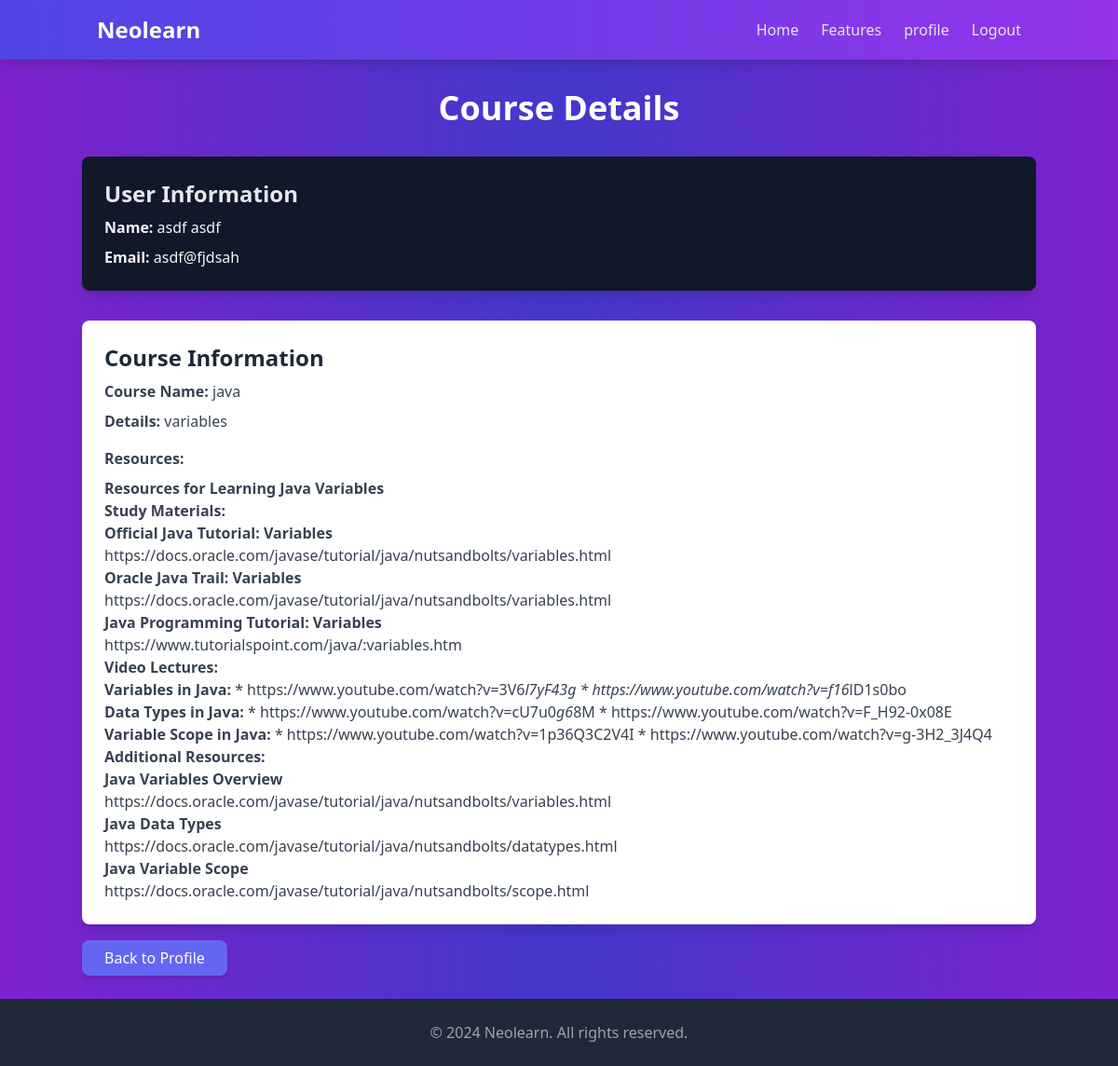
Page /course/15/ (signed in) on the committed database.
### core/models.py (models this page shows)
class UserDefinedCourse(models.Model):
    user = models.ForeignKey(User, on_delete=models.CASCADE, related_name='custom_courses')
    course_name = models.CharField(max_length=255)
    details = models.TextField()
    resources = models.TextField(blank=True, null=True)  # To store resources from Gemini AI
    created_at = models.DateTimeField(auto_now_add=True)

### core/views.py (the view)
# urls.py: path('course/<int:course_id>/', views.course_detail_view, name='course_detail_view'),
@login_required(login_url='login')
def course_detail_view(request, course_id):
    course = get_object_or_404(UserDefinedCourse, id=course_id, user=request.user)
    return render(request, 'course_detail.html', {'course': course, 'user': request.user})

### templates/course_detail.html (shortened to what this page needs)
<!DOCTYPE html>
<html lang="en">
<head>
    <script src="https://cdn.tailwindcss.com"></script>
</head>
<body class="bg-gradient-to-r from-purple-700 via-indigo-700 to-purple-700 text-white font-sans">
    <header class="bg-gradient-to-r from-indigo-600 to-purple-600 shadow-lg">
        <div class="container mx-auto px-4 py-4 flex justify-between items-center">
            <h1 class="text-2xl font-extrabold text-white">Neolearn</h1>
            <nav>
                <ul class="flex space-x-6">
                    <li><a href="{% url 'home' %}" class="text-gray-200 hover:text-white">Home</a></li>
                    <li><a href="{% url 'home' %}" class="text-gray-200 hover:text-white">Features</a></li>
                    {% if user.is_authenticated %}
                    <li><a href="{% url 'profile' %}" class="text-gray-200 hover:text-white">profile</a></li>
                    <li><a href="{% url 'logout' %}" class="text-gray-200 hover:text-white">Logout</a></li>
                    {% else %}
                    <a href="{% url 'register' %}" class="hover:underline block">Signup</a>
                    <li><a href="{% url 'login' %}" class="hover:underline block">Login</a></li>
                    {% endif %}
                </ul>
            </nav>
        </div>
    </header>
    <div class="container mx-auto py-8">
        <h1 class="text-4xl font-bold text-center text-white">Course Details</h1>
        <div class="mt-8 bg-gray-900 shadow-lg rounded-lg p-6">
            <h2 class="text-2xl font-semibold text-gray-200">User Information</h2>
            <p class="text-gray-100 mt-2"><strong>Name:</strong> {{ user.get_full_name }}</p>
            <p class="text-gray-100 mt-2"><strong>Email:</strong> {{ user.email }}</p>
        </div>
        <div class="mt-8 bg-white shadow-lg rounded-lg p-6">
            <h2 class="text-2xl font-semibold text-gray-800">Course Information</h2>
            <p class="text-gray-700 mt-2"><strong>Course Name:</strong> {{ course.course_name }}</p>
            <p class="text-gray-700 mt-2"><strong>Details:</strong> {{ course.details }}</p>
            <div class="text-gray-700 mt-4">
                <strong>Resources:</strong>
                <div class="mt-2">
                    {{ course.resources|safe }}
                </div>
            </div>
        </div>
        <div class="mt-6">
            <a href="{% url 'profile' %}"
               class="bg-indigo-500 text-white px-6 py-2 rounded-lg shadow-md hover:bg-indigo-600 transition duration-300">
                Back to Profile
            </a>
        </div>
    </div>
    <footer class="bg-gray-800 text-gray-400">
        <div class="container mx-auto px-4 py-6 text-center">
          <p>&copy; 2024 Neolearn. All rights reserved.</p>
        </div>
      </footer>
</body>
</html>

### rows in the picture
UserDefinedCourse: course_name "java", details "variables", resources "Resources for Learning Java Variables Study Materials: Official Java Tutorial: Variables https://docs.oracle.com/javase/tutorial/java/nutsandbolts/variables.html Oracle Java Trail: Variables https://docs.oracle.com/javase/tutorial/java/nutsandbolts/variables.html Java Programming Tutorial: Variables https://www.tutorialspoint.com/java/:variables.htm Video Lectures: Variables in Java: * https://www.youtube.com/watch?v=3V6 l7yF43g * https://www.youtube.com/watch?v=f16 lD1s0bo Data Types in Java: * https://www.youtube.com/watch?v=cU7u0 g6 8M * https://www.youtube.com/watch?v=F_H92-0x08E Variable Scope in Java: * https://www.youtube.com/watch?v=1p36Q3C2V4I *…"

### other values in the picture
{{ user.get_full_name }} "asdf asdf"
{{ user.email }} "asdf@fjdsah"
